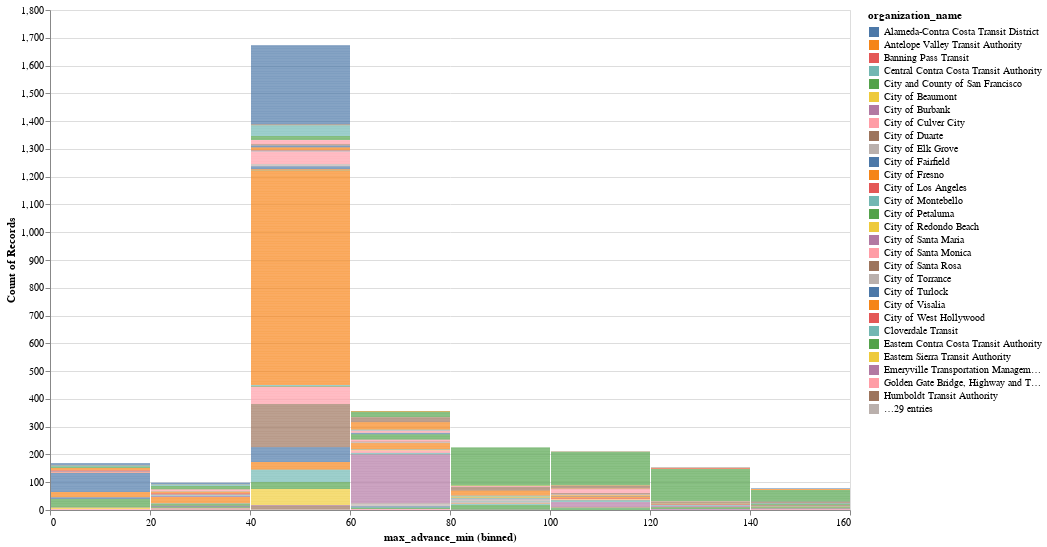

The code cell stored with this chart in its notebook:
### Markdown cell above
## Charts by trip

### Code cell
alt.Chart(summarized_df).mark_bar().encode(
    alt.X('max_advance_min', bin=True),
    alt.Y('count()'),
    alt.Color('organization_name'),
    tooltip = summarized_df.columns.to_list()
).properties(width=800, height=500).interactive()

### Figure 1 — Vega-Lite specification as saved in the notebook (floating-point values rounded to 4 significant figures; data arrays with more than 128 entries replaced by an {"elided": "..."} marker saying what was removed)
{"config": {"view": {"continuousWidth": 400, "continuousHeight": 300}}, "data": {"name": "data-4ef7f18be18a1baefa357830a71c06db"}, "mark": "bar", "encoding": {"color": {"field": "organization_name", "type": "nominal"}, "tooltip": [{"field": "trip_id", "type": "nominal"}, {"field": "organization_name", "type": "nominal"}, {"field": "route_type", "type": "nominal"}, {"field": "max_advance_min", "type": "quantitative"}, {"field": "updates_per_min", "type": "quantitative"}, {"field": "sample_period", "type": "nominal"}], "x": {"bin": true, "field": "max_advance_min", "type": "quantitative"}, "y": {"aggregate": "count", "type": "quantitative"}}, "height": 500, "selection": {"selector001": {"type": "interval", "bind": "scales", "encodings": ["x", "y"]}}, "width": 800, "$schema": "https://vega.github.io/schema/vega-lite/v4.17.0.json", "datasets": {"data-4ef7f18be18a1baefa357830a71c06db": {"elided": "2961 records"}}}
